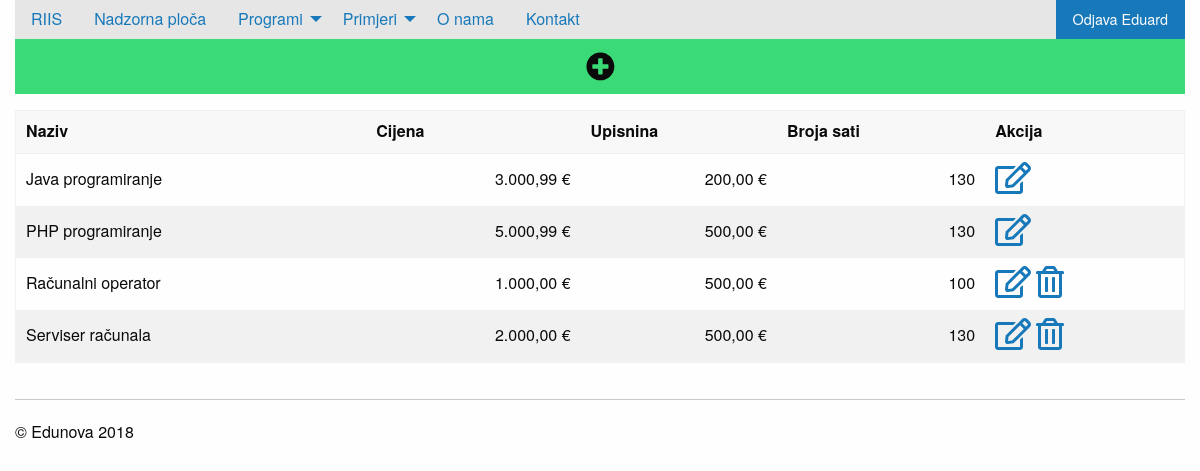
/privatno/smjerovi/index.php (signed in), run on the app's committed database.
### tables this page shows
create table smjer(
sifra int not null primary key auto_increment,
naziv varchar(50) not null,
cijena decimal(18,2) not null,
upisnina decimal(18,2) not null,
brojsati int not null
);

### privatno/smjerovi/index.php (the view, shortened to what this page needs)
<?php include_once '../../konfiguracija.php';
?>
<!doctype html>
<html class="no-js" lang="en" dir="ltr">
  <head>
    <?php include_once '../../include/head.php'; ?>
  </head>
  <body>
    <div class="grid-container">
      	<?php include_once '../../include/izbornik.php'; ?>
      	<div class="grid-x grid-padding-x">
			<div class="large-12 cell">
				<a href="novi.php" class="button success expanded"><i class="fas fa-plus-circle fa-2x"></i></a>
				<table>
					<thead>
						<tr>
							<th>Naziv</th>
							<th>Cijena</th>
							<th>Upisnina</th>
							<th>Broja sati</th>
							<th>Akcija</th>
						</tr>
					</thead>
					<tbody>
					<?php
					$format = new NumberFormatter("hr_HR",NumberFormatter::CURRENCY);
					$izraz = $veza->prepare("select a.sifra, a.naziv,a.cijena,
					a.upisnina,a.brojsati, count(b.sifra) as grupa from smjer a left join grupa b
					on a.sifra=b.smjer
					group by a.sifra, a.naziv,a.cijena, a.upisnina,a.brojsati
					 order by a.naziv;");
					$izraz->execute();
					$rezultati = $izraz->fetchAll(PDO::FETCH_OBJ);
					foreach ($rezultati as $red):
					?>
						<tr>
							<td><?php echo $red->naziv; ?></td>
							<td><?php echo $format->format($red->cijena); ?></td>
							<td><?php echo $format->format($red->upisnina); ?></td>
							<td><?php echo $red->brojsati; ?></td>
							<td>
								<a href="promjena.php?sifra=<?php echo $red->sifra; ?>"><i class="far fa-edit fa-2x"></i></a>
								<?php if($red->grupa==0): ?>
								<a href="brisanje.php?sifra=<?php echo $red->sifra; ?>"><i class="far fa-trash-alt fa-2x"></i></a>
								<?php endif; ?>
							</td>
						</tr>
					<?php endforeach; ?>
					</tbody>
				</table>
			</div>
		</div>
		<?php include_once '../../include/podnozje.php'; ?>
    </div>
  </body>
</html>

### privatno/smjerovi/index.php (style rules this page uses)
table tbody tr td:nth-child(2), table tbody tr td:nth-child(3), table tbody tr td:nth-child(4) { text-align: right; }

### data on the page
smjer: naziv "Java programiranje", cijena "3.000,99 €", upisnina "200,00 €", brojsati "130"
smjer: naziv "PHP programiranje", cijena "5.000,99 €", upisnina "500,00 €", brojsati "130"
smjer: naziv "Računalni operator", cijena "1.000,00 €", upisnina "500,00 €", brojsati "100"
smjer: naziv "Serviser računala", cijena "2.000,00 €", upisnina "500,00 €", brojsati "130"

### other printed values
$opis "RIIS Nadzorna ploča O nama Kontakt"
$_SESSION[$appID."autoriziran"]->ime "Eduard"
